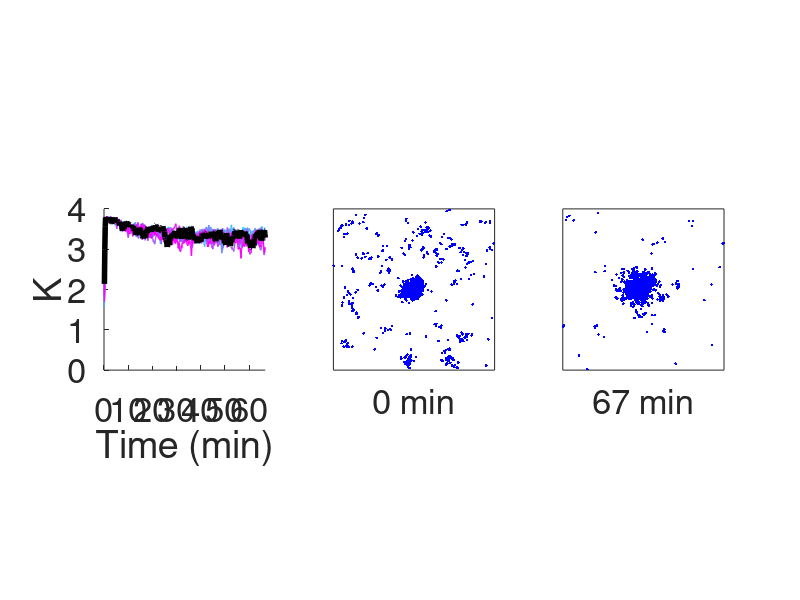

MATLAB code for this plot:
% We plotted K values of the simulations with 3000 Cdc42 and 170 Bem1-GEF
% whose initial condition is pre-polarized active receptors 
% and all other molecules are uniformly distributed.
load('FigureData/Figure3E.mat')
seeds = 10;
% Color map for the plots
cmap = cool(seeds);
% Time in the unit of minutes
time = (0:10:4000)/60;
figure('units','pixels','position',[300 300 900 300]); 
for j = 1:seeds
    subplot(1,3,1); hold on
    % Plot time series of K
    plot(time,K(j,:),'color',cmap(j, :),'linewidth',1)
end
ylim([0,4])
xlim([0,Inf])
xlabel('Time (min)')
ylabel('K')
axis square
set(gca,'fontsize',25)

% Mark one line of K in black and plot its snapshots of Cdc42-GTP
% at different time points. 
plot(time,K(1,:),'color','k','linewidth',4)
load('Coordinates/Figure3E_coordinates.mat')
L = 8.8623; % domain length
subplot(1,3,2)
plot(x_1,y_1,'b.')
xticks([]); yticks([]); ylim([0,L]); xlim([0,L]); axis square;
xlabel('0 min','fontsize',25)

subplot(1,3,3)
plot(x_2,y_2,'b.')
xticks([]); yticks([]); ylim([0,L]); xlim([0,L]); axis square;
xlabel('67 min','fontsize',25)
